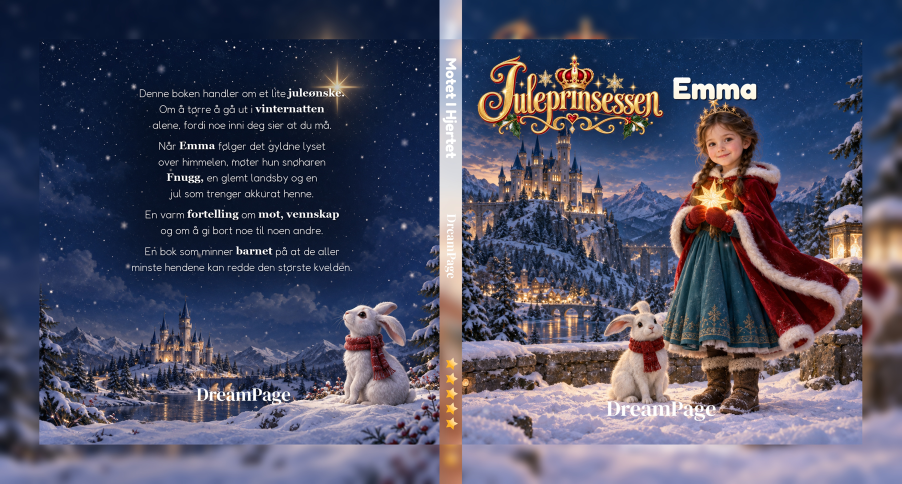
#> input picture books/juleprinsessen/test/cover-preview.png, 1803 x 968 px (shown at 1/2 size); its folder holds only this picture in this run
$ python evaluate.py --template ../../../books/juleprinsessen/test/cover-preview.png --output out.png --mask ../../../books/juleprinsessen/test/cover-preview.png
#> lines starting #> are read from the running program, lines starting #| are printed output that depends on the picture; after the words box and inside, x2 and y2 are one past the last pixel; in counts of white or black regions, pixels touching at a corner belong together; pictures that were not available may be replaced by others from this repository, and a replacement may not be noted
### nodes/dreampage-headswap/src/dreampage_headswap/utils/images.py
"""Image conventions and lossless output. No implicit orientation or mask rotation."""
from __future__ import annotations

from pathlib import Path

import numpy as np
from PIL import Image, ImageOps
import torch
import torch.nn.functional as F


def validate_image(image: np.ndarray) -> np.ndarray:
    a = np.asarray(image)
    if a.ndim != 3 or a.shape[2] != 3 or min(a.shape[:2]) < 1:
        raise ValueError("Expected non-empty RGB HWC image")
    if a.dtype != np.uint8 and not np.issubdtype(a.dtype, np.floating):
        raise TypeError("RGB images must be uint8 or floating point [0,1]")
    if not np.isfinite(a).all():
        raise ValueError("Image contains non-finite values")
    if a.dtype != np.uint8 and (a.min() < 0 or a.max() > 1):
        raise ValueError("Floating point images must be in [0,1]")
    return a


def float_image(image: np.ndarray) -> np.ndarray:
    a = validate_image(image)
    return a.astype(np.float32) / 255 if a.dtype == np.uint8 else a.astype(np.float32)


def to_tensor(image: np.ndarray, device: str | torch.device = "cpu") -> torch.Tensor:
    return torch.from_numpy(np.ascontiguousarray(float_image(image))).permute(2, 0, 1).unsqueeze(0).to(device)


# [21 lines left out: functions from_tensor, resize_array, not called in this run]


def load_rgb(path: str | Path, *, orient: bool = False) -> np.ndarray:
    """Templates/masks are already co-registered; orient only standalone references."""
#> called with orient = False
    with Image.open(path) as image:
#> image is the input picture: PIL image 1803x968 RGB; mean R, G, B 76, 77.1, 98.3
        if orient:
            image = ImageOps.exif_transpose(image)
        return np.array(image.convert("RGB"))


# [9 lines left out: function save_rgb, not called in this run]

### nodes/dreampage-headswap/src/dreampage_headswap/masking/masks.py
"""The supplied mask is the authority. Generation context never expands write permission."""
from __future__ import annotations

from dataclasses import dataclass
from pathlib import Path

import numpy as np
from PIL import Image
from scipy.ndimage import distance_transform_edt, maximum_filter, minimum_filter

from dreampage_headswap.types import HeadMask, MaskSet


@dataclass(frozen=True)
class MaskConfig:
    expand: int = 0
    feather: float = 0.0

    # [5 lines left out: function __post_init__, not called in this run]


def validate_mask(mask: np.ndarray | HeadMask, hw: tuple[int, int] | None = None) -> np.ndarray:
    a = np.asarray(mask.values if isinstance(mask, HeadMask) else mask)
    if a.ndim != 2 or min(a.shape) < 1:
        raise ValueError("Headmask must be a non-empty HW array; channel must be explicit")
    if hw is not None and a.shape != hw:
        raise ValueError(f"Headmask shape {a.shape} does not match template {hw}; resize explicitly")
    if a.dtype.kind not in "bufi" or not np.isfinite(a).all() or a.min() < 0 or a.max() > 1:
        raise ValueError("Headmask must contain finite values in [0,1], with white editable")
    converted = a.astype(np.float32)
    if np.any((a > 0) & (converted == 0)):
        raise ValueError("Headmask positive values underflow float32; normalize explicitly")
    return converted.copy()


def load_headmask(path: str | Path, *, channel: str = "luminance", region: str = "head") -> HeadMask:
    """No ComfyUI alpha inversion. Explicit red supports the legacy workflow's red masks."""
#> called with channel = 'luminance', region = 'head'
    if region not in {"face-only", "head", "head+margin"}:
        raise ValueError("Unknown headmask region")
    with Image.open(path) as image:
        if channel == "luminance":
            if image.mode.startswith("I"):
                raise ValueError("16/32-bit masks require explicit normalization before loading")
            a = np.array(image.convert("L"), dtype=np.float32) / 255
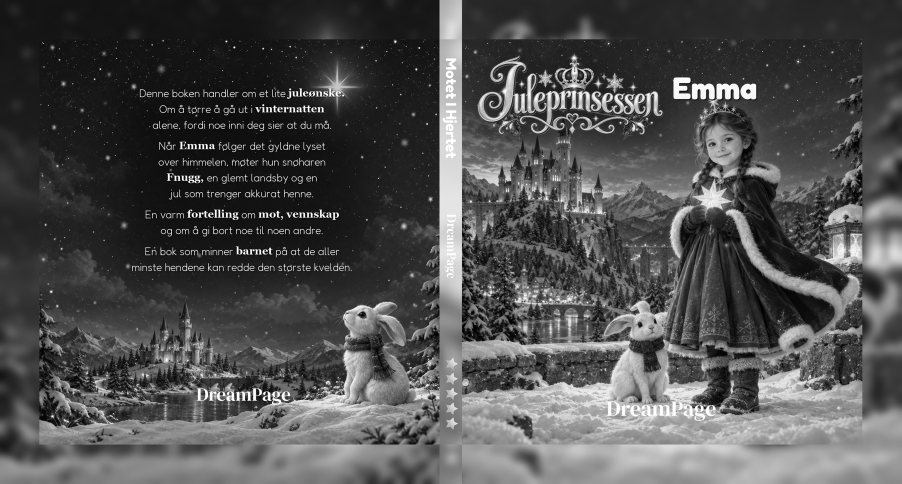
#> a: shape (968, 1803) float32 (shown at 1/2 size); min 0, max 1, mean 0.31
        elif channel in {"red", "green", "blue"}:
            a = np.array(image.convert("RGB"), dtype=np.float32)[..., {"red": 0, "green": 1, "blue": 2}[channel]] / 255
        elif channel == "alpha":
            if "A" not in image.getbands():
                raise ValueError("Mask has no alpha channel")
            a = np.array(image.getchannel("A"), dtype=np.float32) / 255
        else:
            raise ValueError("Mask channel must be luminance, red, green, blue, or alpha")
    return HeadMask(validate_mask(a), region)


# [17 lines left out: function process_mask, not called in this run]

### nodes/dreampage-headswap/src/dreampage_headswap/evaluation/metrics.py
from __future__ import annotations

import numpy as np
from scipy.ndimage import binary_dilation, binary_erosion

from dreampage_headswap.masking import validate_mask
from dreampage_headswap.utils.images import validate_image


def measurement_float(image: np.ndarray) -> np.ndarray:
    """Normalize to [0,1] in float64. Measurement must not round away a real change.

    `float_image` casts to float32 for model input, where a difference below its
    resolution is irrelevant. Here it would report a changed protected pixel as zero.
    """
    array = validate_image(image)
    return array.astype(np.float64) / (255 if array.dtype == np.uint8 else 1)


def preservation_metrics(template: np.ndarray, output: np.ndarray, mask: np.ndarray) -> dict:
    template, output = validate_image(template), validate_image(output)
    if template.shape != output.shape:
        raise ValueError("Output must have exactly the template dimensions; no implicit benchmark resizing")
    original = validate_mask(mask, template.shape[:2])
    outside = original == 0
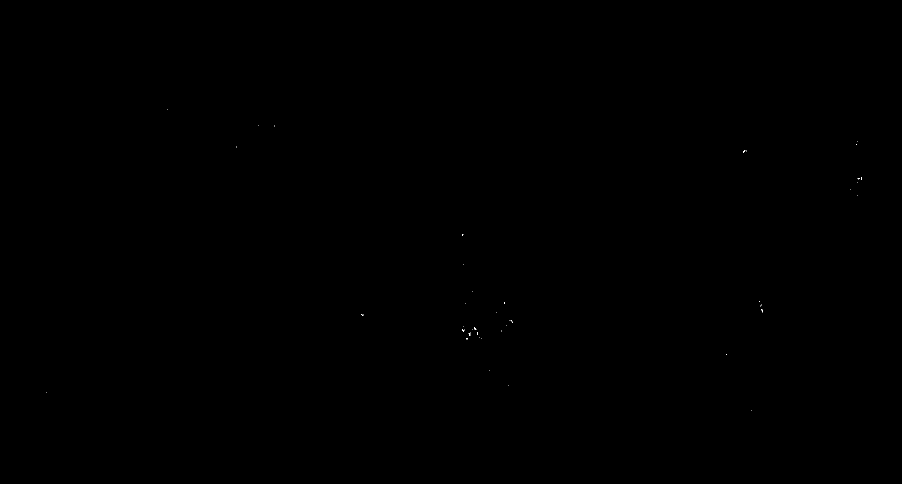
#> outside: shape (968, 1803) bool (shown at 1/2 size); 0.01% white in thin lines or dots, all inside (x1, y1, x2, y2) = (92, 218, 1724, 822)
    delta = np.abs(measurement_float(output) - measurement_float(template))
#> delta: shape (968, 1803, 3) float64; every value is 0
    # Exact equality checks use native arrays, before float32 metric normalization.
    changed = np.any(output != template, axis=-1)
#> changed: shape (968, 1803) bool; every value is 0
    unexpected = changed & outside
    exterior_count = int(outside.sum())
#> exterior_count = 145
    ring = binary_dilation(original > 0, iterations=2) & ~binary_erosion(original > 0, iterations=2, border_value=0)
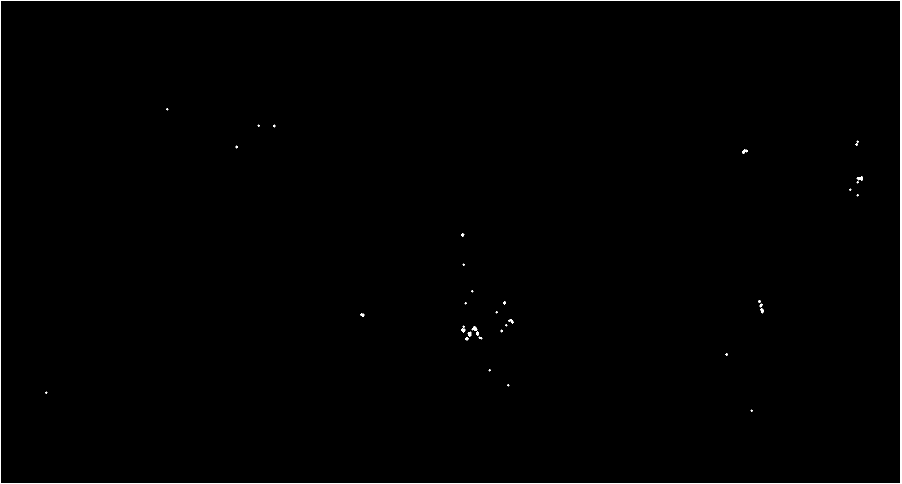
#> ring: shape (968, 1803) bool (shown at 1/2 size); 0.69% white; 37 white regions (21 under 20 px), largest, box (x1, y1, x2, y2) and area: (0, 0, 1803, 968) 11068, (1713, 352, 1726, 362) 70, (943, 652, 955, 662) 70
    return {
        "outside_mask_mae": float(delta[outside].mean()) if exterior_count else 0.0,
        "outside_mask_max": float(delta[outside].max()) if exterior_count else 0.0,
        "outside_mask_exact": bool(not unexpected.any()),
        "outside_mask_changed_percentage": float(unexpected.sum() * 100 / exterior_count) if exterior_count else 0.0,
        "unexpected_altered_region_percentage": float(unexpected.mean() * 100),
        "outside_mask_pixel_count": exterior_count,
        "outside_mask_perceptual_difference": None,
        "perceptual_metric_available": False,
        "boundary_band_mae": float(delta[ring].mean()) if ring.any() else None,
        "boundary_band_note": "Change magnitude, not a calibrated realism or seam-quality score",
    }


# [5 lines left out: function outside_difference_image, not called in this run]

### nodes/dreampage-headswap/src/dreampage_headswap/evaluation/quality.py
from __future__ import annotations

from dataclasses import dataclass, field
from typing import Protocol

import numpy as np

from dreampage_headswap.evaluation.metrics import preservation_metrics
from dreampage_headswap.types import QualityMetrics


class QualityProvider(Protocol):
    """Calibrated, licensed model providers can return named scores in [0,1]."""
    def score(self, references: list[np.ndarray], template: np.ndarray, output: np.ndarray,
              mask: np.ndarray, age: float | None) -> dict[str, float | None]: ...


@dataclass(frozen=True)
class QualityConfig:
    threshold: float = 0.8
    required: tuple[str, ...] = ("identity_score", "pose_score", "boundary_score", "face_quality_score")
    weights: dict[str, float] = field(default_factory=lambda: {
        "identity_score": 3.0, "pose_score": 1.0, "boundary_score": 1.0,
        "face_quality_score": 2.0, "template_preservation_score": 3.0, "age_consistency_score": 1.0})

    def __post_init__(self):
        fields = {"identity_score", "pose_score", "boundary_score", "face_quality_score", "template_preservation_score", "age_consistency_score"}
        if not np.isfinite(self.threshold) or not 0 <= self.threshold <= 1:
            raise ValueError("Quality threshold must be in [0,1]")
        if set(self.weights) - fields or set(self.required) - fields:
            raise ValueError("Unknown quality metric")
        if not {"identity_score", "face_quality_score"}.issubset(self.required):
            raise ValueError("A headswap quality gate must require identity_score and face_quality_score")
        if any(not np.isfinite(v) or v < 0 for v in self.weights.values()):
            raise ValueError("Quality weights must be nonnegative and finite")


def evaluate_quality(template: np.ndarray, output: np.ndarray, mask: np.ndarray, *,
                     references: list[np.ndarray] | None = None, age: float | None = None,
                     provider: QualityProvider | None = None, config: QualityConfig | None = None,
                     model_validated: bool = False) -> QualityMetrics:
    config = config or QualityConfig()
    measurements = preservation_metrics(template, output, mask)
#> measurements = 10 items
    result = QualityMetrics(template_preservation_score=1.0 if measurements["outside_mask_exact"] else 0.0,
                            measurements=measurements)
    if provider is not None:
        values = provider.score(references or [], template, output, mask, age)
        for name, value in values.items():
            if name not in config.weights or name == "template_preservation_score":
                continue
            if value is not None and (not np.isfinite(value) or not 0 <= value <= 1):
                raise ValueError(f"Quality provider returned invalid {name}")
            setattr(result, name, value)
    if not measurements["outside_mask_exact"]:
        result.status = "FAIL"
        result.reasons.append("Protected template pixels changed")
        return result
    required = set(config.required)
    if age is not None:
        required.add("age_consistency_score")
    missing = sorted(name for name in required if getattr(result, name) is None)
#> missing = ['boundary_score', 'face_quality_score', 'identity_score', 'pose_score']
    if missing:
        result.reasons.append("Uncalibrated or unavailable metrics: " + ", ".join(missing))
    if not model_validated:
        result.reasons.append("Model has not passed a held-out headswap benchmark")
    if missing:
        # Never manufacture a high overall score from preservation alone.
        return result
    available = [(getattr(result, name), weight) for name, weight in config.weights.items()
                 if getattr(result, name) is not None and weight > 0]
    if not available:
        result.reasons.append("No weighted quality measurements")
        return result
    result.overall_score = sum(value * weight for value, weight in available) / sum(weight for _, weight in available)
    low = sorted(name for name in required if getattr(result, name) < config.threshold)
    if low:
        result.reasons.append("Below threshold: " + ", ".join(low))
    result.status = "PASS" if model_validated and not low and result.overall_score >= config.threshold else "RETRY"
    return result

### nodes/dreampage-headswap/scripts/evaluate.py
"""Apply the quality gate to a stored output without regenerating it.

Preservation is measured here. Identity, pose, realism and age stay unavailable until a
licensed, calibrated provider is configured, so this script cannot report a PASS on its own.
"""
from __future__ import annotations

import argparse
import json
from dataclasses import asdict
from pathlib import Path

from dreampage_headswap.evaluation.benchmark import save_json
from dreampage_headswap.evaluation.quality import QualityConfig, evaluate_quality
from dreampage_headswap.masking import load_headmask
from dreampage_headswap.utils.images import load_rgb


def build_parser() -> argparse.ArgumentParser:
    parser = argparse.ArgumentParser(description=__doc__, formatter_class=argparse.RawDescriptionHelpFormatter)
    parser.add_argument("--template", required=True)
    parser.add_argument("--output", required=True, help="Stored result at the template's exact resolution")
    parser.add_argument("--mask", required=True)
    parser.add_argument("--mask-channel", default="luminance",
                        choices=["red", "green", "blue", "alpha", "luminance"])
    parser.add_argument("--child", nargs="*", default=[], help="References, passed to a provider when one exists")
    parser.add_argument("--age", type=float)
    parser.add_argument("--threshold", type=float, default=0.8)
    parser.add_argument("--report")
    parser.add_argument("--model-validated", action="store_true",
                        help="Only set this once the checkpoint has passed a held-out benchmark")
    return parser


def main(argv: list[str] | None = None) -> int:
    args = build_parser().parse_args(argv)
    template = load_rgb(args.template)
    output = load_rgb(args.output)
    mask = load_headmask(args.mask, channel=args.mask_channel).values
    metrics = evaluate_quality(template, output, mask,
                               references=[load_rgb(path, orient=True) for path in args.child],
                               age=args.age, provider=None, config=QualityConfig(threshold=args.threshold),
                               model_validated=args.model_validated)
    report = {"template": str(Path(args.template).resolve()), "output": str(Path(args.output).resolve()),
              "headmask": str(Path(args.mask).resolve()), "quality": asdict(metrics),
              "provider": "none_configured",
              "scope": "Preservation is measured; identity, pose, realism and age require a licensed provider"}
    if args.report:
        save_json(args.report, report)
    print(json.dumps(report, indent=2))
#| {
#|   "template": "books/juleprinsessen/test/cover-preview.png",
#|   "output": "nodes/dreampage-headswap/scripts/out.png",
#|   "headmask": "books/juleprinsessen/test/cover-preview.png",
#|   "quality": {
#|     "identity_score": null,
#|     "pose_score": null,
#|     "template_preservation_score": 1.0,
#|     "boundary_score": null,
#|     "face_quality_score": null,
#|     "age_consistency_score": null,
#|     "overall_score": null,
#> (further printed lines are left out)
    return 0 if metrics.status != "FAIL" else 1


if __name__ == "__main__":
    raise SystemExit(main())
#> (the program exits here)
